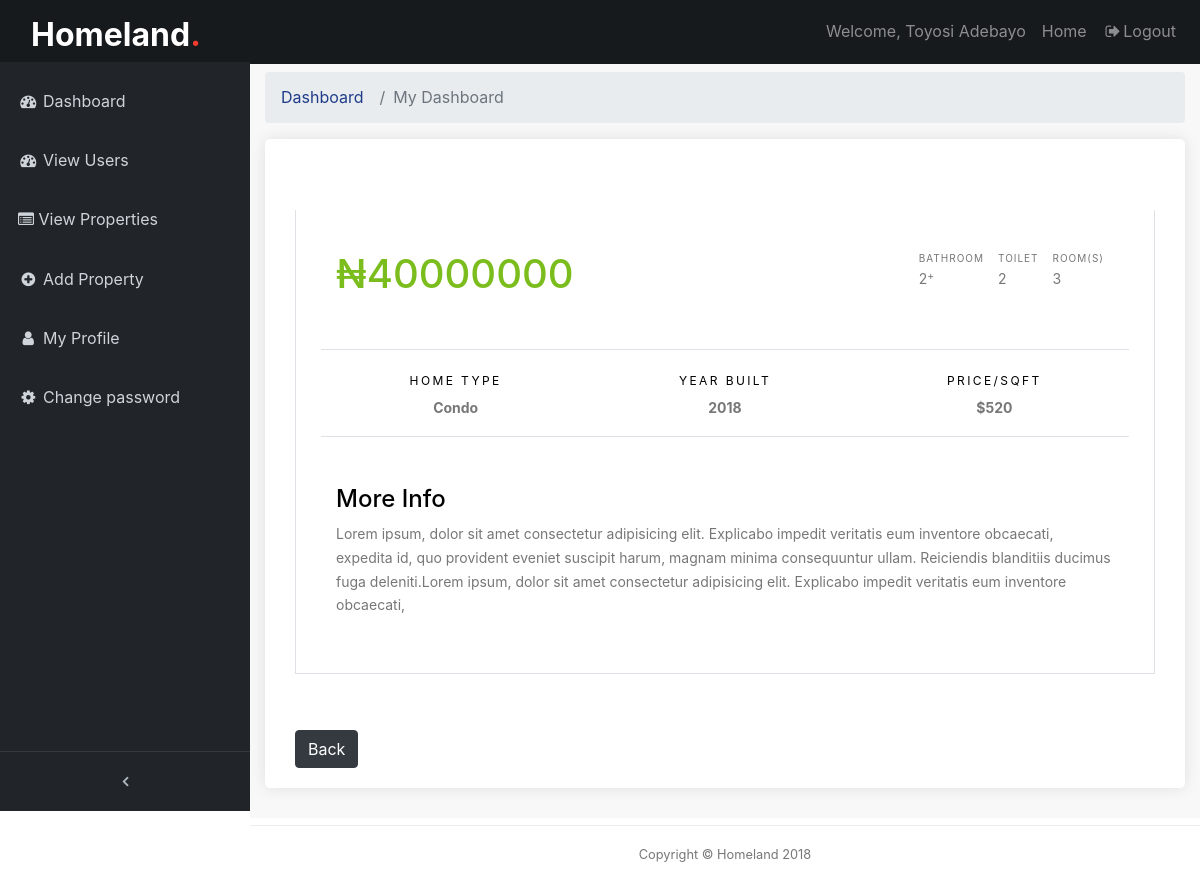
The page /backend/detailview-page/5 (signed in) on the database its author committed.
### frontend/models.py (models this page shows, shortened)
class PostPage(models.Model):
    pst_image1 = models.ImageField(null=True, verbose_name='Image1', blank=True, upload_to='uploads/')
    pst_image2 = models.ImageField(null=True, verbose_name='Image2', blank=True, upload_to='uploads/')
    pst_image3 = models.ImageField(null=True, verbose_name='Image3', blank=True, upload_to='uploads/')
    pst_image4 = models.ImageField(null=True, verbose_name='Image4', blank=True, upload_to='uploads/')
    pst_image5 = models.ImageField(null=True, verbose_name='Image5', blank=True, upload_to='uploads/')
    pst_title = models.CharField(max_length=150, verbose_name='House type')
    pst_description = models.TextField(max_length=350, verbose_name='Description')
    user = models.ForeignKey(User, on_delete=models.CASCADE)
    price = models.IntegerField(verbose_name='Price')
    room =  models.IntegerField(verbose_name='Rooms')
    bath = models.IntegerField( null=True, verbose_name='Bathrooms')
    toilet = models.IntegerField( null=True, verbose_name='Toilet')
    category = models.ManyToManyField(Category, verbose_name='Offer type')
    class Meta():
        verbose_name_plural = 'Post'
    def post_img1(self):
        if self.pst_image1:
          return self.pst_image1.url
    def post_img2(self):
        if self.pst_image1:
          return self.pst_image2.url
    def post_img3(self):
        if self.pst_image1:
          return self.pst_image3.url
    def post_img4(self):
        if self.pst_image1:
          return self.pst_image4.url
    def post_img5(self):
        if self.pst_image1:
          return self.pst_image5.url

### backend/views.py (the view)
# urls.py: path('detailview-page/<int:abt_id>', views.detailView, name='detailView'),
@login_required(login_url='/backend/login')
def detailView(request, abt_id):
    detail = PostPage.objects.get(id=abt_id)
    return render (request, 'backend/detailview.html', {'det':detail})

### frontend/custom_processor.py (called while the page is built)
def cat_menu(request):
    category = Category.objects.all()
    return {'category': category}

### templates/backend/detailview.html (shortened to what this page needs)
{% extends 'backend/base.html' %}
{% load static %}
{% block content %}
  <div class="content-wrapper">
    <div class="container-fluid">
      <ol class="breadcrumb">
        <li class="breadcrumb-item">
          <a href="#">Dashboard</a>
        </li>
        <li class="breadcrumb-item active">My Dashboard</li>
      </ol>
		<div class="box_general padding_bottom">
			{% if det %}
            <div class="site-section site-section-sm">
                <div class="container">
                  <div class="row">
                    <div>
                      <div class="bg-white property-body border-bottom border-left border-right">
                        <div class="row mb-5">
                          <div class="col-md-6">
                            <strong class="text-success h1 mb-3">&#8358;{{ det.price }}</strong>
                          </div>
                          <div class="col-md-6">
                            <ul class="property-specs-wrap mb-3 mb-lg-0  float-lg-right">
                            <li>
                              <span class="property-specs">Bathroom</span>
                              <span class="property-specs-number">{{ det.bath }}<sup>+</sup></span>
                            </li>
                            <li>
                              <span class="property-specs">Toilet</span>
                              <span class="property-specs-number">{{ det.toilet }}</span>
                            </li>
                            <li>
                              <span class="property-specs">Room(s)</span>
                              <span class="property-specs-number">{{ det.room }}</span>
                            </li>
                          </ul>
                          </div>
                        </div>
                        <div class="row mb-5">
                          <div class="col-md-6 col-lg-4 text-center border-bottom border-top py-3">
                            <span class="d-inline-block text-black mb-0 caption-text">Home Type</span>
                            <strong class="d-block">Condo</strong>
                          </div>
                          <div class="col-md-6 col-lg-4 text-center border-bottom border-top py-3">
                            <span class="d-inline-block text-black mb-0 caption-text">Year Built</span>
                            <strong class="d-block">2018</strong>
                          </div>
                          <div class="col-md-6 col-lg-4 text-center border-bottom border-top py-3">
                            <span class="d-inline-block text-black mb-0 caption-text">Price/Sqft</span>
                            <strong class="d-block">$520</strong>
                          </div>
                        </div>
                        <h2 class="h4 text-black">More Info</h2>
                       <p>
                         {{ det.pst_description }}
                       </p>
                      </div>
                    </div>
                  </div>
                </div>
              </div>
            {% endif %}
            <button class="btn btn-dark"> <a href="{% url 'backend:viewPost' %}" class="text-white">Back</a></button>
		</div>
	  </div>
   	</div>
{% endblock %}

### templates/backend/base.html (shortened to what this page needs)
<!DOCTYPE html>
{% load static %}
<html lang="en">
<head>
  <link href="{% static 'backend/vendor/bootstrap/css/bootstrap.min.css' %}" rel="stylesheet">
  <link href="{% static 'backend/css/admin.css' %}" rel="stylesheet">
  <link href="{% static 'backend/vendor/font-awesome/css/font-awesome.min.css' %}" rel="stylesheet" type="text/css">
  <link href="{% static 'backend/vendor/datatables/dataTables.bootstrap4.css' %}" rel="stylesheet">
  <link href="{% static 'backend/css/custom.css' %}" rel="stylesheet">
  <link rel="stylesheet" href="{% static 'backend/fonts/icomoon/style.css' %}">
    <link rel="stylesheet" href="{% static 'backend/css/bootstrap.min.css' %}">
    <link rel="stylesheet" href="{% static 'backend/css/magnific-popup.css' %}">
    <link rel="stylesheet" href="{% static 'backend/css/jquery-ui.css' %}">
    <link rel="stylesheet" href="{% static 'backend/css/owl.carousel.min.css' %}">
    <link rel="stylesheet" href="{% static 'backend/css/owl.theme.default.min.css' %}">
    <link rel="stylesheet" href="{% static 'backend/css/bootstrap-datepicker.css' %}">
    <link rel="stylesheet" href="{% static 'backend/css/mediaelementplayer.css' %}">
    <link rel="stylesheet" href="{% static 'backend/css/animate.css' %}">
    <link rel="stylesheet" href="{% static 'backend/fonts/flaticon/font/flaticon.css' %}">
    <link rel="stylesheet" href="{% static 'backend/css/fl-bigmug-line.css' %}">
    <link rel="stylesheet" href="{% static 'backend/css/aos.css' %}">
    <link rel="stylesheet" href="{% static 'backend/css/style.css' %}">
</head>
<body class="fixed-nav sticky-footer" id="page-top">
  <nav class="navbar navbar-expand-lg navbar-dark bg-default fixed-top" id="mainNav">
    <div class="col-8 col-md-8 col-lg-4">
      <h1 class="mb-0"><a href="index.html" class="text-white h2 mb-0"><strong>Homeland<span class="text-danger">.</span></strong></a></h1>
    </div>
    <div class="collapse navbar-collapse" id="navbarResponsive">
      <ul class="navbar-nav navbar-sidenav" id="exampleAccordion">
        {% if request.user.is_staff %}
          <li class="nav-item" data-toggle="tooltip" data-placement="right" title="Dashboard">
            <a class="nav-link" href="{% url 'backend:dashboard' %}">
              <i class="fa fa-fw fa-dashboard"></i>
              <span class="nav-link-text">Dashboard</span>
            </a>
          </li>
          <li class="nav-item" data-toggle="tooltip" data-placement="right" title="Dashboard">
            <a class="nav-link" href="{% url 'backend:viewUsers' %}">
              <i class="fa fa-fw fa-dashboard"></i>
              <span class="nav-link-text">View Users</span>
            </a>
          </li>
        {% endif %}
		    <li class="nav-item" data-toggle="tooltip" data-placement="right" title="Messages">
          <a class="nav-link" href="{% url 'backend:viewPost' %}">
            <i class="fa fa-list-alt"></i>
            <span class="nav-link-text">View Properties</span>
          </a>
        </li>
		    <li class="nav-item" data-toggle="tooltip" data-placement="right" title="Add listing">
          <a class="nav-link" href="{% url 'backend:addProp' %}">
            <i class="fa fa-fw fa-plus-circle"></i>
            <span class="nav-link-text">Add Property</span>
          </a>
        </li>
		    <li class="nav-item" data-toggle="tooltip" data-placement="right" title="My profile">
          <a class="nav-link" href="{% url 'backend:viewProfile' %}">
            <i class="fa fa-fw fa-user"></i>
            <span class="nav-link-text">My Profile</span>
          </a>
        </li>
		  <li class="nav-item" data-toggle="tooltip" data-placement="right" title="Components">
          <a class="nav-link  "  href="{% url 'backend:changePwrd' %}" data-parent="#Components">
            <i class="fa fa-fw fa-gear"></i>
            <span class="nav-link-text">Change password</span>
          </a>
      </ul>
      <ul class="navbar-nav sidenav-toggler">
        <li class="nav-item">
          <a class="nav-link text-center" id="sidenavToggler">
            <i class="fa fa-fw fa-angle-left"></i>
          </a>
        </li>
      </ul>
      <ul class="navbar-nav ml-auto">
        <li class="nav-item">
          <a href="http://" class="nav-link">Welcome, {{ request.user.get_full_name }}</a>
        </li>
        <li class="nav-item">
          <a class="nav-link" href="{% url 'index' %}">Home</a>
        </li>
        <li class="nav-item">
          <a class="nav-link" data-toggle="modal" data-target="#exampleModal" href="{% url 'backend:logout_view' %}">
            <i class="fa fa-fw fa-sign-out"></i>Logout</a>
        </li>
      </ul>
    </div>
  </nav>
    {% block content%}
    {% endblock %}
 <footer class="sticky-footer">
    <div class="container">
      <div class="text-center">
        <small>Copyright © Homeland 2018</small>
      </div>
    </div>
  </footer>
</body>
</html>

### static/backend/css/admin.css (style rules this page uses)
html { position: relative; min-height: 100%; }
body { overflow-x: hidden; }
body.sticky-footer { margin-bottom: 62px; }
body.sticky-footer .content-wrapper { min-height: calc(100vh - 62px - 62px); }
body.fixed-nav { padding-top: 56px; }
.content-wrapper { min-height: calc(100vh - 62px); padding-top: 1rem; }
#mainNav .navbar-collapse { overflow: auto; max-height: 75vh; }
#mainNav .navbar-collapse .navbar-nav .nav-item .nav-link { cursor: pointer; }
#mainNav .navbar-collapse .sidenav-toggler { display: none; }
@media (min-width: 992px) { #mainNav .navbar-collapse { overflow: visible; max-height: none; } }
@media (min-width: 992px) { #mainNav .navbar-collapse .navbar-sidenav { position: absolute; top: 0; left: 0; overflow-x: hidden; overflow-y: auto; -webkit-flex-direction: column; -ms-flex-direction: column; flex-direction: column; margin-top: 62px; } }
@media (min-width: 992px) { #mainNav .navbar-collapse .navbar-sidenav > .nav-item { width: 250px; padding: 0; } }
@media (min-width: 992px) { #mainNav .navbar-collapse .navbar-sidenav > .nav-item > .nav-link { padding: 1em; padding-left: 18px; } }
#mainNav.fixed-top .sidenav-toggler { display: none; }
@media (min-width: 992px) { #mainNav.fixed-top .navbar-sidenav { height: calc(100vh - 111px); } }
@media (min-width: 992px) { #mainNav.fixed-top .sidenav-toggler { position: absolute; top: 0; left: 0; display: flex; overflow-x: hidden; overflow-y: auto; -webkit-flex-direction: column; -ms-flex-direction: column; flex-direction: column; margin-top: calc(100vh - 49px); } }
@media (min-width: 992px) { #mainNav.fixed-top .sidenav-toggler > .nav-item { width: 250px; padding: 0; } }
@media (min-width: 992px) { #mainNav.fixed-top .sidenav-toggler > .nav-item > .nav-link { padding: 1em; } }
#mainNav.fixed-top.navbar-dark .sidenav-toggler { background-color: #212529; border-top: 1px solid #343a40; }
#mainNav.fixed-top.navbar-dark .sidenav-toggler a i { color: #adb5bd; }
.content-wrapper { overflow-x: hidden; background: white; }
@media (min-width: 992px) { .content-wrapper { margin-left: 250px; } }
#sidenavToggler i { font-weight: 800; }
#mainNav.navbar-dark .navbar-collapse .navbar-sidenav > .nav-item > .nav-link { color: #ced4da; }
@media (min-width: 992px) { #mainNav.navbar-dark .navbar-collapse .navbar-sidenav { background: #212529; padding-top: 10px; } }
footer.sticky-footer { position: absolute; right: 0; bottom: 0; width: 100%; height: 56px; border-top: 1px solid #ededed; line-height: 55px; }
@media (min-width: 992px) { footer.sticky-footer { width: calc(100% - 250px); } }
body { background: #f8f8f8; color: #777 !important; font-family: "Poppins", Helvetica, sans-serif; font-size: 14px; font-size: 0.875rem; }
.content-wrapper { background: #f8f8f8; }
h1, h2, h3, h4, h5, h6 { color: #333 !important; }
p { margin-bottom: 30px; }
strong { font-weight: 500; }
a { color: #0054a6; text-decoration: none; -moz-transition: all 0.5s ease-in-out; -o-transition: all 0.5s ease-in-out; -webkit-transition: all 0.5s ease-in-out; -ms-transition: all 0.5s ease-in-out; transition: all 0.5s ease-in-out; outline: none; }
.bg-default { background-color: #171a1d; }
.box_general { background-color: #fff; padding: 15px 30px 0 30px; -webkit-border-radius: 5px; -moz-border-radius: 5px; -ms-border-radius: 5px; border-radius: 5px; margin-bottom: 30px; color: #777; font-size: 14px; font-size: 0.875rem; -webkit-box-shadow: 0px 0px 15px 0px rgba(0, 0, 0, 0.1); -moz-box-shadow: 0px 0px 15px 0px rgba(0, 0, 0, 0.1); box-shadow: 0px 0px 15px 0px rgba(0, 0, 0, 0.1); }
.box_general.padding_bottom { padding-bottom: 20px; }

### rows shown on the page
PostPage: price "40000000", bath "2", toilet "2", room "3", pst_description "Lorem ipsum, dolor sit amet consectetur adipisicing elit. Explicabo impedit veritatis eum inventore obcaecati, expedita id, quo provident eveniet suscipit harum, magnam minima consequuntur ullam. Reiciendis blanditiis ducimus fuga deleniti.Lorem ipsum, dolor sit amet consectetur adipisicing elit. Explicabo impedit veritatis eum inventore obcaecati,"

### other values the page prints
{{ request.user.get_full_name }} "Toyosi Adebayo"
